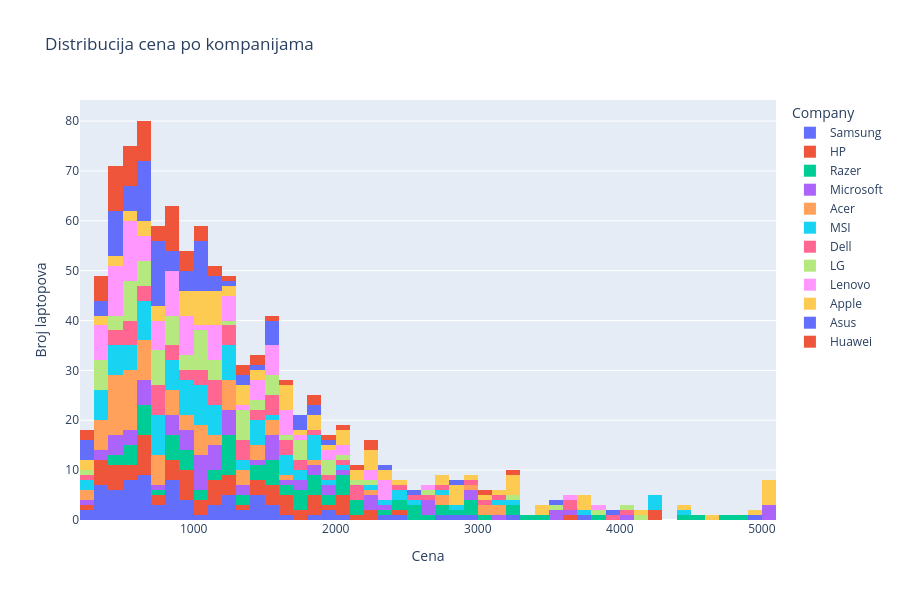

The cell this chart's notebook holds for it:
### Code cell
# Interaktivni histogram cena po kategorijama
if 'Company' in df.columns:
    fig = px.histogram(df, 
                       x='Price', 
                       color='Company',
                       title='Distribucija cena po kompanijama',
                       nbins=50)
    
    fig.update_layout(
        xaxis_title='Cena',
        yaxis_title='Broj laptopova',
        width=900,
        height=600
    )
    
    fig.show()

### Figure 1 — Plotly figure (JSON) as saved in the notebook; plotly's stock layout.template omitted (floating-point values rounded to 4 significant figures)
{"data": [{"bingroup": "x", "hovertemplate": "Company=Samsung<br>Price=%{x}<br>count=%{y}<extra></extra>", "legendgroup": "Samsung", "marker": {"color": "#636efa", "pattern": {"shape": ""}}, "name": "Samsung", "nbinsx": 50, "orientation": "v", "showlegend": true, "type": "histogram", "x": [1241, 818, 674, 464, 1541, 1420, 608, 999, 951, 1494, 270, 1177, 2832, 1842, 538, 591, 697, 3737, 383, 1927, 1224, 474, 658, 241, 1418, 639, 526, 880, 439, 2760, 933, 792, 1201, 2348, 422, 819, 478, 532, 890, 4943, 1416, 714, 1043, 1119, 2944, 941, 823, 648, 2064, 1375, 393, 1602, 875, 759, 322, 1561, 339, 827, 520, 506, 1128, 1205, 1485, 1246, 601, 1975, 385, 836, 310, 3215, 481, 631, 321, 578, 1312, 2427, 604, 1560, 584], "xaxis": "x", "yaxis": "y"}, {"bingroup": "x", "hovertemplate": "Company=HP<br>Price=%{x}<br>count=%{y}<extra></extra>", "legendgroup": "HP", "marker": {"color": "#EF553B", "pattern": {"shape": ""}}, "name": "HP", "nbinsx": 50, "orientation": "v", "showlegend": true, "type": "histogram", "x": [870, 1176, 1401, 1835, 808, 2062, 1623, 787, 1129, 1340, 2021, 1547, 1254, 1752, 493, 317, 931, 1649, 1683, 614, 1561, 2253, 2280, 665, 1486, 435, 919, 1042, 4265, 660, 1848, 1758, 1255, 2196, 352, 840, 2447, 459, 638, 1840, 920, 467, 922, 478, 831, 929, 1541, 680, 393, 2019, 587, 1104, 4253, 346, 625, 1001, 1259, 1632, 1439, 3646, 716, 1813, 393, 1913, 2085, 534, 1147, 200, 524, 916, 1047, 1149, 1568, 641, 1262, 646], "xaxis": "x", "yaxis": "y"}, {"bingroup": "x", "hovertemplate": "Company=Razer<br>Price=%{x}<br>count=%{y}<extra></extra>", "legendgroup": "Razer", "marker": {"color": "#00cc96", "pattern": {"shape": ""}}, "name": "Razer", "nbinsx": 50, "orientation": "v", "showlegend": true, "type": "histogram", "x": [1668, 683, 1563, 808, 1738, 921, 3257, 1247, 885, 1257, 1483, 2415, 779, 801, 3359, 2342, 1410, 2531, 1117, 588, 2679, 3878, 1537, 2445, 2533, 2120, 2742, 2907, 501, 2902, 2592, 954, 1068, 1809, 4822, 1525, 1703, 1169, 1444, 2962, 1895, 1863, 1262, 1711, 1704, 1250, 2804, 618, 402, 4722, 1228, 970, 1212, 3214, 1226, 2071, 2010, 631, 880, 4574, 3003, 1317, 925, 2179, 1232, 504, 482, 1040, 651, 1968, 2099, 2115, 1980, 1570, 2073, 627, 2793, 1651, 3449, 4497, 1530, 583, 808, 1319, 657, 1843], "xaxis": "x", "yaxis": "y"}, {"bingroup": "x", "hovertemplate": "Company=Microsoft<br>Price=%{x}<br>count=%{y}<extra></extra>", "legendgroup": "Microsoft", "marker": {"color": "#ab63fa", "pattern": {"shape": ""}}, "name": "Microsoft", "nbinsx": 50, "orientation": "v", "showlegend": true, "type": "histogram", "x": [824, 1505, 2208, 1810, 4037, 661, 1024, 3698, 1153, 445, 444, 2614, 2280, 452, 1164, 2651, 1519, 643, 623, 551, 1030, 979, 382, 3518, 1174, 2952, 3545, 1984, 1787, 1906, 5000, 1071, 838, 1298, 1577, 893, 2240, 397, 1631, 900, 1702, 2962, 994, 466, 1598, 2065, 1088, 628, 1122, 680, 200, 1322, 1296, 1312, 578, 804, 1200, 3152, 2672, 5000, 5000, 1210, 591, 990, 1166, 2391, 704, 1868, 1098, 1250, 1556, 1427, 1012, 1019], "xaxis": "x", "yaxis": "y"}, {"bingroup": "x", "hovertemplate": "Company=Acer<br>Price=%{x}<br>count=%{y}<extra></extra>", "legendgroup": "Acer", "marker": {"color": "#FFA15A", "pattern": {"shape": ""}}, "name": "Acer", "nbinsx": 50, "orientation": "v", "showlegend": true, "type": "histogram", "x": [526, 903, 458, 408, 543, 1289, 783, 609, 813, 1409, 408, 1875, 605, 2704, 517, 1019, 1385, 1005, 3061, 775, 638, 984, 311, 570, 618, 644, 349, 659, 548, 560, 2762, 3168, 468, 594, 1373, 478, 434, 390, 897, 776, 602, 497, 3001, 901, 1567, 1470, 459, 1084, 1549, 737, 1688, 760, 645, 207, 2981, 834, 1237, 830, 380, 535, 1183, 412, 1071, 3154, 1464, 1025, 1063, 306, 518, 1528, 458, 558, 533, 2283, 409, 862, 1271, 1203, 473, 763, 1253, 200, 1282, 1141, 1301, 596, 342], "xaxis": "x", "yaxis": "y"}, {"bingroup": "x", "hovertemplate": "Company=MSI<br>Price=%{x}<br>count=%{y}<extra></extra>", "legendgroup": "MSI", "marker": {"color": "#19d3f3", "pattern": {"shape": ""}}, "name": "MSI", "nbinsx": 50, "orientation": "v", "showlegend": true, "type": "histogram", "x": [1159, 727, 989, 1428, 1101, 1249, 329, 1640, 1056, 907, 701, 1230, 4237, 1381, 4293, 974, 550, 976, 365, 315, 346, 1042, 717, 1455, 988, 698, 498, 1134, 1084, 2531, 448, 735, 800, 1512, 3172, 1020, 1792, 750, 988, 739, 560, 543, 1617, 617, 562, 375, 4274, 757, 1834, 1040, 425, 2484, 4467, 1209, 2005, 634, 1065, 609, 817, 1462, 1866, 533, 1016, 1254, 410, 790, 1650, 1043, 1264, 613, 1274, 1139, 2368, 2263, 283, 1116, 609, 1846, 840, 349, 2707, 2498, 640, 270, 844, 401, 642, 3776, 1373, 1856, 1888, 1473, 1645, 2818, 484, 1235, 909, 1992, 3217, 1165, 1490, 1778, 836, 875], "xaxis": "x", "yaxis": "y"}, {"bingroup": "x", "hovertemplate": "Company=Dell<br>Price=%{x}<br>count=%{y}<extra></extra>", "legendgroup": "Dell", "marker": {"color": "#FF6692", "pattern": {"shape": ""}}, "name": "Dell", "nbinsx": 50, "orientation": "v", "showlegend": true, "type": "histogram", "x": [2115, 1012, 1531, 496, 807, 652, 2107, 745, 1564, 3988, 1211, 585, 4076, 1317, 427, 1777, 1705, 1151, 1686, 1380, 491, 592, 568, 730, 651, 702, 889, 779, 2562, 1668, 1098, 2079, 1469, 1234, 1106, 793, 2475, 709, 1283, 1053, 1917, 1148, 2676, 2110, 1451, 1120, 3684, 1194, 1318, 1505, 2904, 1509, 1875, 974, 3645, 1243, 296, 653, 510, 982, 864, 516, 1396, 3163, 2764, 1662, 3081], "xaxis": "x", "yaxis": "y"}, {"bingroup": "x", "hovertemplate": "Company=LG<br>Price=%{x}<br>count=%{y}<extra></extra>", "legendgroup": "LG", "marker": {"color": "#B6E880", "pattern": {"shape": ""}}, "name": "LG", "nbinsx": 50, "orientation": "v", "showlegend": true, "type": "histogram", "x": [1128, 1500, 1966, 327, 1018, 565, 982, 1097, 315, 2029, 1348, 757, 463, 1138, 1315, 601, 1319, 883, 509, 1164, 741, 1318, 2213, 966, 796, 1060, 786, 2120, 1021, 251, 369, 1036, 892, 583, 1716, 602, 615, 543, 3585, 1478, 1961, 1502, 461, 709, 3816, 804, 958, 1390, 1622, 688, 1547, 394, 1076, 1030, 529, 1067, 778, 1743, 3264, 841, 1384, 667, 758, 519, 1148, 1284, 2655, 4011, 885, 1944, 359, 1444, 836, 505, 520, 330, 1539, 1768, 4101, 482, 1715], "xaxis": "x", "yaxis": "y"}, {"bingroup": "x", "hovertemplate": "Company=Lenovo<br>Price=%{x}<br>count=%{y}<extra></extra>", "legendgroup": "Lenovo", "marker": {"color": "#FF97FF", "pattern": {"shape": ""}}, "name": "Lenovo", "nbinsx": 50, "orientation": "v", "showlegend": true, "type": "histogram", "x": [365, 468, 2062, 476, 600, 1572, 538, 928, 385, 976, 1417, 1209, 1930, 598, 2241, 2370, 535, 3608, 820, 1480, 790, 444, 2324, 356, 1602, 435, 497, 378, 1681, 1364, 1580, 2257, 1779, 1576, 833, 640, 426, 1512, 872, 917, 726, 1114, 1159, 923, 430, 1168, 1297, 810, 1549, 3819, 2369, 903, 769, 394, 462, 1488, 1481, 2065, 1243, 1937, 758, 563, 1118, 1114, 949, 426, 890, 695, 2374, 468, 880, 730, 583, 1632, 1187, 693, 1234, 1608, 816, 916, 1247, 743, 580, 567, 1653, 1148, 664, 569, 1538, 558, 507, 2611, 1063, 597, 373, 950, 572, 308, 841, 849], "xaxis": "x", "yaxis": "y"}, {"bingroup": "x", "hovertemplate": "Company=Apple<br>Price=%{x}<br>count=%{y}<extra></extra>", "legendgroup": "Apple", "marker": {"color": "#FECB52", "pattern": {"shape": ""}}, "name": "Apple", "nbinsx": 50, "orientation": "v", "showlegend": true, "type": "histogram", "x": [419, 3275, 2366, 780, 4155, 1151, 2761, 445, 2858, 1835, 301, 1634, 1474, 2231, 531, 2810, 621, 1129, 2888, 1981, 1007, 1139, 1333, 2329, 2430, 2981, 1042, 5000, 3734, 1187, 929, 2766, 567, 2162, 285, 5000, 5000, 1339, 3424, 1213, 1622, 3721, 3401, 2271, 2810, 1052, 4695, 1255, 1063, 1654, 3285, 3792, 4442, 1888, 1686, 5000, 2255, 2226, 4994, 1341, 1606, 3165, 2005, 988, 1422, 1092, 750, 969, 727, 281, 984, 1175, 3284, 945, 2096, 1107, 1009, 1863, 662, 2035, 3279, 2145, 5000, 3085, 1038, 1175, 1335, 1779, 382, 630], "xaxis": "x", "yaxis": "y"}, {"bingroup": "x", "hovertemplate": "Company=Asus<br>Price=%{x}<br>count=%{y}<extra></extra>", "legendgroup": "Asus", "marker": {"color": "#636efa", "pattern": {"shape": ""}}, "name": "Asus", "nbinsx": 50, "orientation": "v", "showlegend": true, "type": "histogram", "x": [247, 1053, 667, 3974, 1558, 2555, 677, 742, 1883, 1853, 480, 830, 928, 1724, 567, 1010, 1136, 290, 757, 485, 435, 652, 642, 754, 1579, 1190, 3521, 714, 466, 345, 1048, 571, 1107, 596, 823, 658, 494, 906, 1019, 983, 1390, 1072, 231, 620, 768, 1041, 1218, 1448, 789, 406, 1528, 651, 813, 615, 424, 1020, 451, 783, 1075, 1019, 377, 672, 2839, 459, 1784, 701, 655, 1553, 782, 1700, 521, 2331, 1321, 831, 732, 694, 986, 758, 559, 637, 298, 1012, 1526, 741, 789, 1973, 373], "xaxis": "x", "yaxis": "y"}, {"bingroup": "x", "hovertemplate": "Company=Huawei<br>Price=%{x}<br>count=%{y}<extra></extra>", "legendgroup": "Huawei", "marker": {"color": "#EF553B", "pattern": {"shape": ""}}, "name": "Huawei", "nbinsx": 50, "orientation": "v", "showlegend": true, "type": "histogram", "x": [1149, 2284, 383, 271, 380, 799, 921, 587, 663, 727, 3002, 449, 522, 1649, 580, 435, 883, 1308, 271, 636, 408, 3294, 487, 884, 910, 542, 2043, 1227, 494, 526, 934, 857, 1980, 435, 1471, 1891, 1849, 2243, 1070, 905, 840, 729, 666, 632, 833, 861, 474, 673, 560, 1034, 487, 356, 1053, 853, 1371, 522, 1145, 562, 609, 864, 493, 1500, 608, 355, 386, 638, 899, 1414, 2123], "xaxis": "x", "yaxis": "y"}], "layout": {"barmode": "relative", "height": 600, "legend": {"title": {"text": "Company"}, "tracegroupgap": 0}, "title": {"text": "Distribucija cena po kompanijama"}, "width": 900, "xaxis": {"anchor": "y", "domain": [0, 1], "title": {"text": "Cena"}}, "yaxis": {"anchor": "x", "domain": [0, 1], "title": {"text": "Broj laptopova"}}}}
